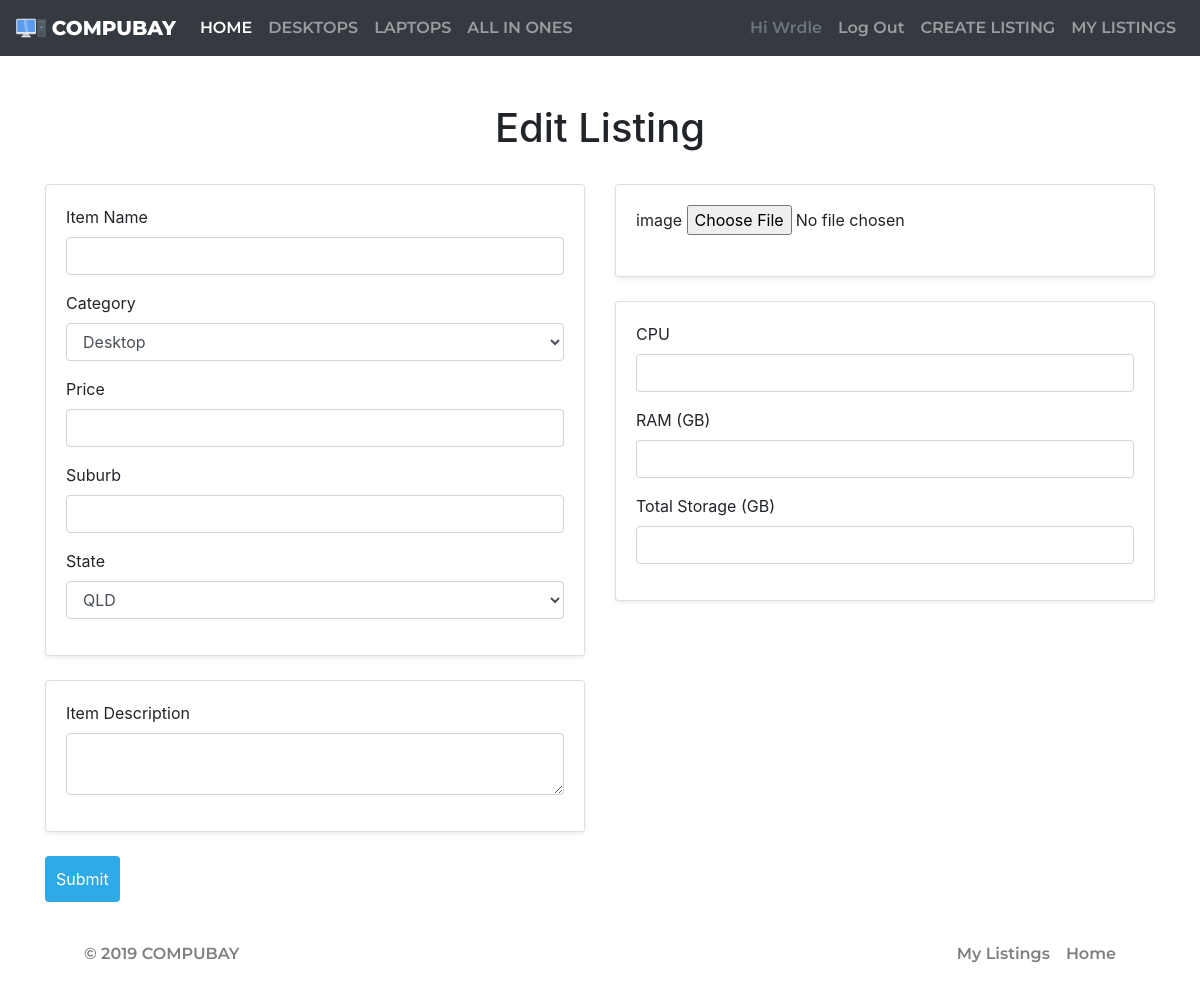
Page /item/7/edit (signed in) on the earlier database version.
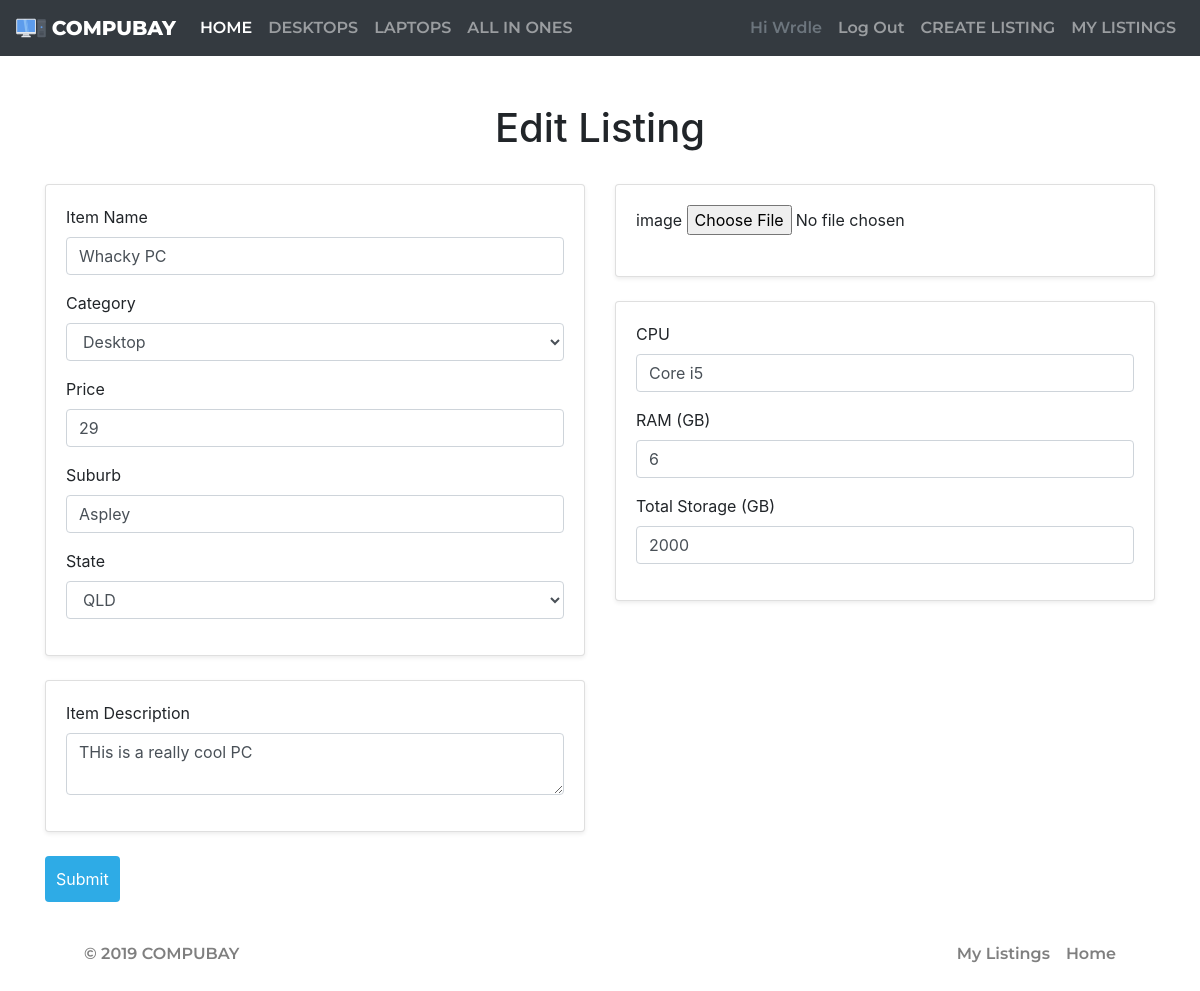
Same page on the later database version.
### marketplace/models.py (models this page shows)
class Listing(db.Model):
    __tablename__='listings'
    id = db.Column(db.Integer, primary_key=True)
    name = db.Column(db.String(50), nullable=False)
    post_date = db.Column(db.DateTime, default=datetime.now(), nullable=False)
    description = db.Column(db.String(400))
    suburb = db.Column(db.String(50), nullable=False)
    state = db.Column(db.String(50), nullable=False)
    price = db.Column(db.Integer, default=0)
    category = db.Column(db.String(15), nullable=False)
    cpu = db.Column(db.String(50))
    ramgb = db.Column(db.Integer)
    totalgb = db.Column(db.Integer)
    image = db.Column(db.String(200), nullable=False)
    seller_id = db.Column(db.Integer, db.ForeignKey('users.id'))
    bids = db.relationship('Bid', backref='listing')

### marketplace/items.py (the view, shortened to what this page needs)
@bp.route('/<id>/edit', methods = ['GET', 'POST'])
@login_required
def edit_item(id):
    listing = Listing.query.filter_by(id=id).first()
    form = CreateItemForm(obj=listing)
    return render_template('update_item.html', form=form, current_user=current_user)

### marketplace/forms.py
class CreateItemForm(FlaskForm):
    image = FileField('image', validators=[FileRequired(), FileAllowed(['jpg', 'png'], 'Images only!')])
    name = StringField('Item Name', validators=[InputRequired()])
    description = TextAreaField('Item Description', validators=[InputRequired(), Length(min=10, max=200)])
    suburb = StringField('Suburb', validators=[InputRequired()])
    state = SelectField('State', validators=[InputRequired()], choices=[('QLD','QLD'),('NSW','NSW'),('ACT','ACT'), ('NT','NT'), ('WA','WA'), ('SA','SA'), ('TAS','TAS'), ('VIC','VIC')])
    category = SelectField('Category', validators=[InputRequired()], choices=[('Desktop','Desktop'),('Laptop','Laptop'),('All In One','All In One')])
    price = IntegerField('Price', validators=[InputRequired()])
    cpu = StringField('CPU', validators=[InputRequired()])
    ramgb = IntegerField('RAM (GB)', validators=[InputRequired()])
    totalgb = IntegerField('Total Storage (GB)', validators=[InputRequired()])
    submit = SubmitField("Submit")

### marketplace/templates/update_item.html (shortened to what this page needs)
{% extends 'base.html' %}
{% block header %}
    <link rel="stylesheet" href="{{url_for('static', filename='css/createitem.css')}}">
{% endblock %}
{% block content %}
    {% import "bootstrap/wtf.html" as wtf %}
    <div class="container">
        <br>
        <br>
        <h1><center>Edit Listing</center></h1>
        <br>
        <form method="POST" enctype="multipart/form-data">
            <div class="row">
                <div class="col-md-6">
                    <div class="card shadow-sm">
                        <div class="card-body">
                            {{wtf.form_field(form.name)}}
                            {{wtf.form_field(form.category)}}
                            {{wtf.form_field(form.price)}}
                            {{wtf.form_field(form.suburb)}}
                            {{wtf.form_field(form.state)}}
                        </div>
                    </div>
                    <br>
                    <div class="card shadow-sm">
                        <div class="card-body">
                            {{wtf.form_field(form.description)}}
                        </div>
                    </div>
                    <br>
                    {{wtf.form_field(form.submit)}}
                </div>
                <div class="col-md-6">
                    <div class="card shadow-sm">
                        <div class="card-body">
                            {{ wtf.form_field(form.image)}}
                        </div>
                    </div>
                    <br>
                    <div class="card shadow-sm">
                        <div class="card-body">
                            {{wtf.form_field(form.cpu)}}
                            {{wtf.form_field(form.ramgb)}}
                            {{wtf.form_field(form.totalgb)}}
                        </div>
                    </div>
                    <br>
                </div>
            </div>
        </form>
{% endblock %}

Differences in the rows shown:
added Listing: name "Whacky PC", category "Desktop", price "29", suburb "Aspley", state "QLD", description "THis is a really cool PC", cpu "Core i5", ramgb "6", totalgb "2000"
Other differences:
form field category: "Desktop" → (not shown)
form field state: "QLD" → (not shown)
